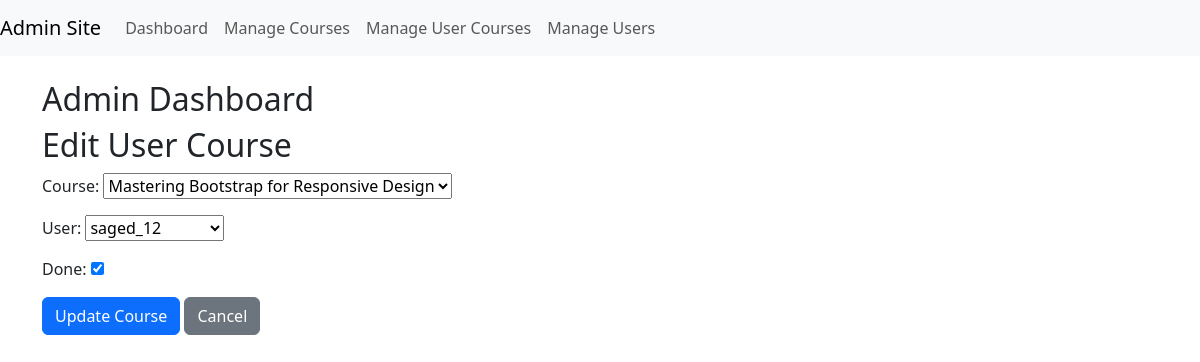
Screenshot of /custom_admin/edit-usercourse/81/ (signed in) with the database file from the repository.
### main/models.py (models this page shows, shortened)
class UserCourse(models.Model):
    course = models.ForeignKey(Course, on_delete=models.CASCADE)
    user = models.ForeignKey(User, on_delete=models.CASCADE)
    created_at = models.DateTimeField(auto_now_add=True)
    done = models.BooleanField(default=False)
    class Meta:
        constraints = [
            models.UniqueConstraint(fields=['user', 'course'], name='unique_user_course')
        ]

### custom_admin/views.py (the view)
# urls.py: path('edit-usercourse/<int:user_course_id>/', edit_user_course, name='edit_user_course'),
@login_required
def edit_user_course(request, user_course_id):
    user_course = get_object_or_404(UserCourse, id=user_course_id)
    if request.method == 'POST':
        form = UserCourseForm(request.POST, instance=user_course)
        if form.is_valid():
            form.save()
            return redirect('manage_usercourses')
    else:
        form = UserCourseForm(instance=user_course)
    return render(request, 'edit_user_course.html', {'form': form})

### custom_admin/forms.py
class UserCourseForm(forms.ModelForm):
    class Meta:
        model = UserCourse
        fields = '__all__'

### main/models.py (called while the page is built)
    def __str__(self):
        return self.title

### custom_admin/templates/edit_user_course.html (shortened to what this page needs)
{% extends "adminsite.html" %}
{% block content %}
<h2>Edit User Course</h2>
<form method="POST">
    {{ form.as_p }}
    <button type="submit" class="btn btn-primary">Update Course</button>
    <a href="{% url 'manage_usercourses' %}" class="btn btn-secondary">Cancel</a>
</form>
{% endblock %}

### rows the page displays
UserCourse: course "Mastering Bootstrap for Responsive Design", user "saged_12", done "☑"
